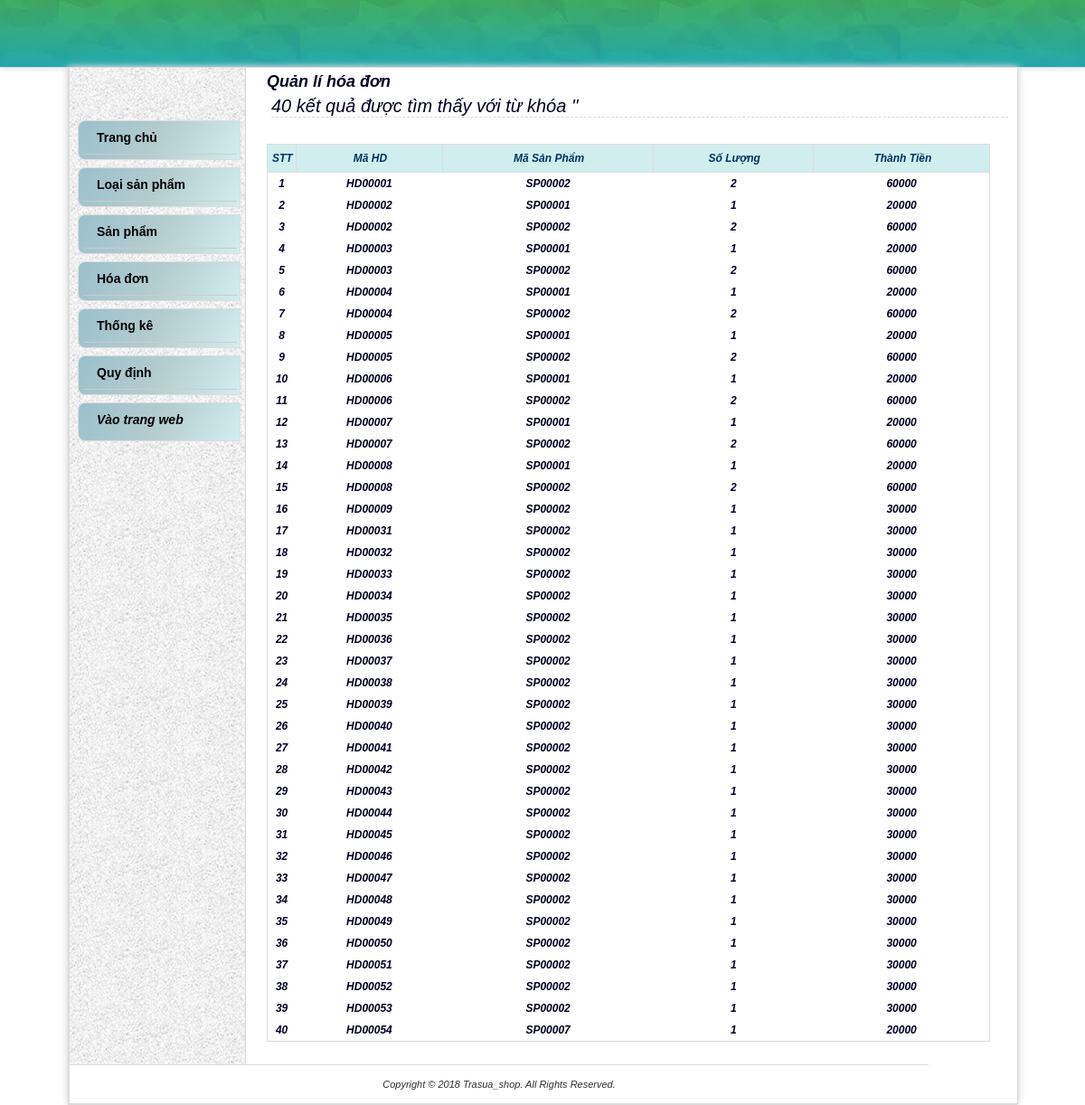
Screenshot of /timkiemChiTietHoaDon.php with the database file from the repository.
### tables this page shows
CREATE TABLE `chitiethoadon` (
  `MaHD` varchar(7) NOT NULL,
  `MaSP` varchar(7) NOT NULL,
  `ThanhTien` int(15) DEFAULT NULL,
  `SoLuong` int(11) DEFAULT NULL
);

### model/chitiethoadon.php (called while the page is built, shortened)
<?php
    function search_chitiethoadon($search) {
        $conn = connect();
        $sql1 = "select * from chitiethoadon where maHD like '%".$search."%' or MaSP like '%".$search."%'or THANHTIEN like '%".$search."%' or SOLUONG like '%".$search."%'";
        $result = mysqli_query($conn,$sql1) or die('<p>Không thể thực thi câu truy vấn.</p>');
        return $result;
    }
?>

### timkiemChiTietHoaDon.php (the view, shortened to what this page needs)
<!DOCTYPE html>
<html>
<head>
        <c:set var="root" value="${pageContext.request.contextPath}"/>
        <link href="css/mos-style.css" rel='stylesheet'type='text/css' />
</head>
<body>
    <?php include "parts/header.php"?>
    <div id="wrapper">
        <?php include "parts/menu.php"?>
        <div id="rightContent">
        <h2>Quản lí hóa đơn</h2>
        <?php require_once(__DIR__."\model\chitiethoadon.php");?>
        <?php $keyword= $_GET['keyword'];
             $list_chitiethoadon = search_chitiethoadon($keyword) ;
             $search = isset($keyword)?$keyword:'';
        $num = mysqli_num_rows(search_chitiethoadon($search));
        if ($num>0) { ?>
            <h3><?php echo $num ?> kết quả được tìm thấy với từ khóa '<?php echo $keyword ?>'</h3><br>
            <table class='data' id = 'hoadonTables'>
             <tr class='data'>
                <th class="data" width="30px">STT</th>
                <th class="data">Mã HD</th>
                <th class="data">Mã Sản Phẩm</th>
                <th class="data">Số Lượng</th>
                <th class="data">Thành Tiền</th>
            </tr>
            <?php $i=0 ; ?>
                <?php while ($cthd= mysqli_fetch_array($list_chitiethoadon)){ ?>
                    <tr >
                        <?php $i= $i +1; ?>
                        <td ><h4 ><?php echo $i; ?></h4></td>
                        <td ><h4 ><?php echo $cthd['MaHD']; ?></h4></td>
                        <td ><h4 ><?php echo $cthd['MaSP'] ?></h4></td>
                        <td ><h4 ><?php echo $cthd['SoLuong'] ?></h4></td>
                        <td ><h4 ><?php echo $cthd['ThanhTien'] ?></h4></td>
                    </tr>
                <?php } ?>
            </table>
            <?php }
            else {?>
                   <h3>Không tìm thấy bất kì sản phẩm nào với từ khóa '<?php echo $keyword ?>'</h3>
            <?PHP } ?>
        </div>
        <?php include "parts/footer.php"?>
        </div>
    </body>
</html>

### css/mos-style.css (style rules this page uses)
body { background: url(../images/latar.jpg); margin: 0; padding: 0; font-family: Arial; font-size: 12px; color: #2e2e2e; text-align: center; }
table { border:none;font-size: 12px; }
td { border:none; padding: 5px; }
table.data { border: 1px solid #dcdcdc; margin: 10px 0px 20px 0px; width: 97%; border-collapse: collapse;font-size: 12px; text-align: center; }
th.data { padding: 8px 4px 8px 4px;border: 1.5px solid #dcdcdc; background-color:#D1EEEE ;text-shadow: 1px 0px #003362;color:#0000; }
tr.data { background: #fff }
#wrapper { width: 1050px; padding: 0px 0 0 0; position: relative; border-left: 1px solid #dcdcdc; border-right: 1px solid #dcdcdc; border-bottom: 1px solid #dcdcdc; float: center; margin: auto; text-align: center; background: #fff url(../img/bg_kiri.png) repeat-y; -moz-box-shadow: 0px 0px 8px #dcdcdc; -webkit-box-shadow: 0px 0px 8px #dcdcdc; }
#rightContent { width: 835px; padding: 5px; float: right; border-left: 0px solid #dcdcdc; text-align: left; color: #000022; }
#rightContent h3 { font-size: 20px; font-weight: normal; padding: 0; margin: 5px; border-bottom: 1px dashed #dcdcdc; }

### parts/menu.php (style rules this page uses)
* { margin: 0; padding: 0; -webkit-box-sizing: border-box; -moz-box-sizing: border-box; box-sizing: border-box; }

### rows the page displays
chitiethoadon: MaHD "HD00001", MaSP "SP00002", SoLuong "2", ThanhTien "60000"
chitiethoadon: MaHD "HD00002", MaSP "SP00001", SoLuong "1", ThanhTien "20000"
chitiethoadon: MaHD "HD00002", MaSP "SP00002", SoLuong "2", ThanhTien "60000"
chitiethoadon: MaHD "HD00003", MaSP "SP00001", SoLuong "1", ThanhTien "20000"
chitiethoadon: MaHD "HD00003", MaSP "SP00002", SoLuong "2", ThanhTien "60000"
chitiethoadon: MaHD "HD00004", MaSP "SP00001", SoLuong "1", ThanhTien "20000"
chitiethoadon: MaHD "HD00004", MaSP "SP00002", SoLuong "2", ThanhTien "60000"
chitiethoadon: MaHD "HD00005", MaSP "SP00001", SoLuong "1", ThanhTien "20000"
chitiethoadon: MaHD "HD00005", MaSP "SP00002", SoLuong "2", ThanhTien "60000"
chitiethoadon: MaHD "HD00006", MaSP "SP00001", SoLuong "1", ThanhTien "20000"
chitiethoadon: MaHD "HD00006", MaSP "SP00002", SoLuong "2", ThanhTien "60000"
chitiethoadon: MaHD "HD00007", MaSP "SP00001", SoLuong "1", ThanhTien "20000"
chitiethoadon: MaHD "HD00007", MaSP "SP00002", SoLuong "2", ThanhTien "60000"
chitiethoadon: MaHD "HD00008", MaSP "SP00001", SoLuong "1", ThanhTien "20000"
chitiethoadon: MaHD "HD00008", MaSP "SP00002", SoLuong "2", ThanhTien "60000"
chitiethoadon: MaHD "HD00009", MaSP "SP00002", SoLuong "1", ThanhTien "30000"
chitiethoadon: MaHD "HD00031", MaSP "SP00002", SoLuong "1", ThanhTien "30000"
chitiethoadon: MaHD "HD00032", MaSP "SP00002", SoLuong "1", ThanhTien "30000"
chitiethoadon: MaHD "HD00033", MaSP "SP00002", SoLuong "1", ThanhTien "30000"
chitiethoadon: MaHD "HD00034", MaSP "SP00002", SoLuong "1", ThanhTien "30000"
chitiethoadon: MaHD "HD00035", MaSP "SP00002", SoLuong "1", ThanhTien "30000"
chitiethoadon: MaHD "HD00036", MaSP "SP00002", SoLuong "1", ThanhTien "30000"
chitiethoadon: MaHD "HD00037", MaSP "SP00002", SoLuong "1", ThanhTien "30000"
chitiethoadon: MaHD "HD00038", MaSP "SP00002", SoLuong "1", ThanhTien "30000"
chitiethoadon: MaHD "HD00039", MaSP "SP00002", SoLuong "1", ThanhTien "30000"
chitiethoadon: MaHD "HD00040", MaSP "SP00002", SoLuong "1", ThanhTien "30000"
chitiethoadon: MaHD "HD00041", MaSP "SP00002", SoLuong "1", ThanhTien "30000"
chitiethoadon: MaHD "HD00042", MaSP "SP00002", SoLuong "1", ThanhTien "30000"
chitiethoadon: MaHD "HD00043", MaSP "SP00002", SoLuong "1", ThanhTien "30000"
chitiethoadon: MaHD "HD00044", MaSP "SP00002", SoLuong "1", ThanhTien "30000"
chitiethoadon: MaHD "HD00045", MaSP "SP00002", SoLuong "1", ThanhTien "30000"
chitiethoadon: MaHD "HD00046", MaSP "SP00002", SoLuong "1", ThanhTien "30000"
chitiethoadon: MaHD "HD00047", MaSP "SP00002", SoLuong "1", ThanhTien "30000"
chitiethoadon: MaHD "HD00048", MaSP "SP00002", SoLuong "1", ThanhTien "30000"
chitiethoadon: MaHD "HD00049", MaSP "SP00002", SoLuong "1", ThanhTien "30000"
chitiethoadon: MaHD "HD00050", MaSP "SP00002", SoLuong "1", ThanhTien "30000"
chitiethoadon: MaHD "HD00051", MaSP "SP00002", SoLuong "1", ThanhTien "30000"
chitiethoadon: MaHD "HD00052", MaSP "SP00002", SoLuong "1", ThanhTien "30000"
chitiethoadon: MaHD "HD00053", MaSP "SP00002", SoLuong "1", ThanhTien "30000"
chitiethoadon: MaHD "HD00054", MaSP "SP00007", SoLuong "1", ThanhTien "20000"

### other values shown
$num "40"
